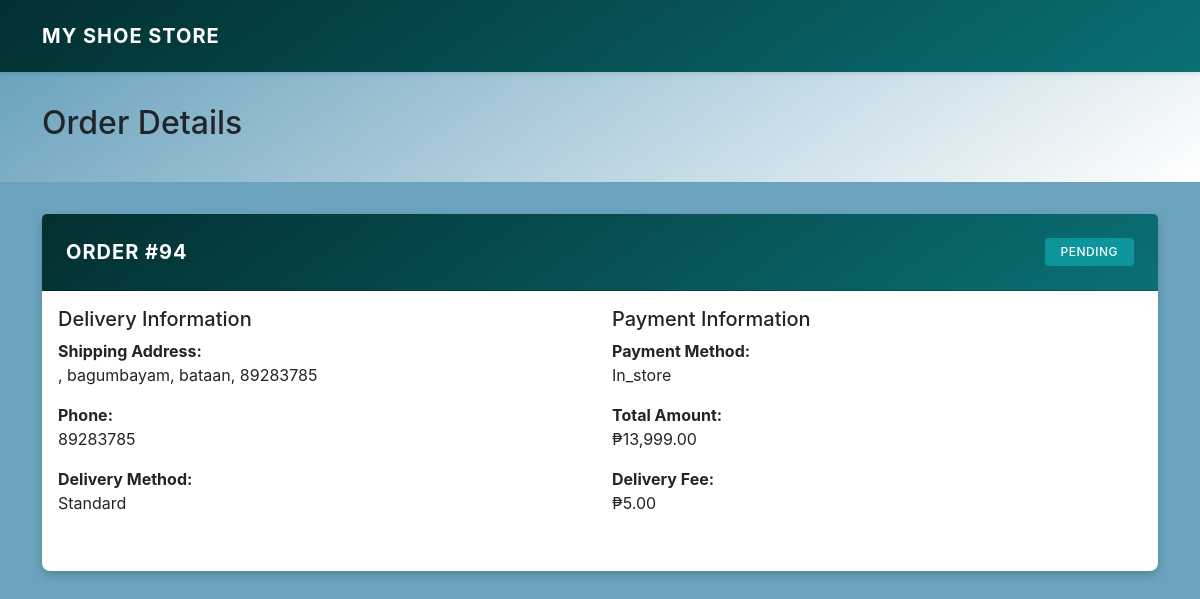
Page /view/view_order_detail.php?id=94 (signed in) on the committed database.
### tables this page shows
CREATE TABLE `order_items` (
  `id` int(11) NOT NULL,
  `order_id` int(11) NOT NULL,
  `shoe_id` int(11) NOT NULL,
  `quantity` int(11) NOT NULL,
  `price` decimal(10,2) NOT NULL,
  `created_at` timestamp NOT NULL DEFAULT current_timestamp()
);

CREATE TABLE `orders` (
  `id` int(11) NOT NULL,
  `user_id` int(11) NOT NULL,
  `address` varchar(255) NOT NULL,
  `phone` varchar(20) NOT NULL,
  `payment_method` varchar(50) NOT NULL,
  `order_status` varchar(50) DEFAULT 'Pending',
  `created_at` timestamp NOT NULL DEFAULT current_timestamp(),
  `shipping_address` varchar(255) DEFAULT NULL,
  `total_amount` decimal(10,2) NOT NULL,
  `delivery_fee` decimal(10,2) DEFAULT 0.00,
  `estimated_delivery` int(11) DEFAULT NULL,
  `delivery_method` varchar(50) DEFAULT 'standard',
  `payment_status` enum('pending','paid','failed') NOT NULL DEFAULT 'pending',
  `payment_date` datetime DEFAULT NULL,
  `queue` enum('processing','packing','shipping') DEFAULT 'processing',
  `payment_method_id` int(11) DEFAULT NULL
);

### view/view_order_detail.php (the view, shortened to what this page needs)
<?php
require_once(__DIR__ . '/../classes/connection.php');
try {
    $stmt = $connection->prepare("
        SELECT o.*,
               oi.quantity, oi.price as item_price,
               s.name as shoe_name, s.image, s.size
        FROM orders o
        JOIN order_items oi ON o.id = oi.order_id
        JOIN shoes s ON oi.shoe_id = s.id
        WHERE o.id = ? AND o.user_id = ?
        LIMIT 1
    ");
    $stmt->execute([$_GET['id'], $_SESSION['user_id']]);
    $order = $stmt->fetch(PDO::FETCH_ASSOC);
} catch (Exception $e) {
    error_log($e->getMessage());
    header("Location: view_orders.php");
    exit();
}
?>
<!DOCTYPE html>
<html lang="en">
<head>
    <link rel="stylesheet" href="../css/bootstrap.css">
    <link rel="stylesheet" href="../css/variables.css">
    <link rel="stylesheet" href="../css/orderdetail.css">
</head>
<body>
    <nav class="navbar navbar-expand-lg navbar-dark">
        <div class="container">
            <a class="navbar-brand" href="view_shoe.php">My Shoe Store</a>
        </div>
    </nav>
    <div class="page-header">
        <div class="container">
            <h2>Order Details</h2>
        </div>
    </div>
    <div class="container">
        <div class="card">
            <div class="card-header d-flex justify-content-between align-items-center">
                <h2 class="mb-0">Order #<?php echo htmlspecialchars($_GET['id']); ?></h2>
                <span class="badge bg-<?php echo $order['order_status'] === 'Pending' ? 'warning' : 'success'; ?>">
                    <?php echo htmlspecialchars($order['order_status']); ?>
                </span>
            </div>
            <div class="card-body">
                <div class="row mb-4">
                    <div class="col-md-6">
                        <h5>Delivery Information</h5>
                        <p><strong>Shipping Address:</strong><br>
                        <?php echo htmlspecialchars($order['shipping_address'] ?? 'Not provided'); ?></p>
                        <p><strong>Phone:</strong><br>
                        <?php echo htmlspecialchars($order['phone'] ?? 'Not provided'); ?></p>
                        <p><strong>Delivery Method:</strong><br>
                        <?php echo ucfirst(htmlspecialchars($order['delivery_method'] ?? 'standard')); ?></p>
                    </div>
                    <div class="col-md-6">
                        <h5>Payment Information</h5>
                        <p><strong>Payment Method:</strong><br>
                        <?php echo ucfirst(htmlspecialchars($order['payment_method'])); ?></p>
                        <p><strong>Total Amount:</strong><br>
                        ₱<?php echo number_format($order['total_amount'], 2); ?></p>
                        <p><strong>Delivery Fee:</strong><br>
                        ₱<?php echo number_format($order['delivery_fee'], 2); ?></p>
                    </div>
                </div>
            </div>
        </div>
    </div>
</body>
</html>

### css/variables.css (style rules this page uses)
:root { --primary-dark: #031716; --primary: #032F30; --secondary: #0A7075; --accent: #0C969C; --light: #6BA3BE; --dark: #274D60; --white: #ffffff; --shadow-sm: 0 2px 4px rgba(3, 23, 22, 0.1); --shadow-md: 0 4px 8px rgba(3, 23, 22, 0.2); --shadow-lg: 0 8px 32px rgba(3, 23, 22, 0.2); --border-radius-sm: 4px; --border-radius-md: 8px; --border-radius-lg: 15px; --transition-speed: 0.3s; --gradient-primary: linear-gradient(145deg, var(--primary), var(--secondary)); --gradient-light: linear-gradient(145deg, var(--light), var(--white)); }

### css/orderdetail.css (style rules this page uses)
body { background-color: var(--light); font-family: -apple-system, BlinkMacSystemFont, 'Segoe UI', Roboto, sans-serif; }
.navbar { background: var(--gradient-primary) !important; padding: 1rem 0; box-shadow: var(--shadow-sm); }
.navbar-brand { color: var(--white) !important; font-weight: 700; text-transform: uppercase; letter-spacing: 1px; }
.page-header { background: var(--gradient-light); padding: 2rem 0; margin-bottom: 2rem; }
.card { border-radius: var(--border-radius-md); border: none; box-shadow: var(--shadow-md); margin-bottom: 2rem; }
.card-header { background: var(--gradient-primary); color: var(--white); padding: 1.5rem; border-radius: var(--border-radius-md) var(--border-radius-md) 0 0; }
.card-header h2 { font-size: 1.25rem; font-weight: 700; text-transform: uppercase; letter-spacing: 1px; margin: 0; }
.badge { padding: 0.5rem 1rem; font-size: 0.75rem; font-weight: 500; text-transform: uppercase; letter-spacing: 0.5px; border-radius: var(--border-radius-sm); }
.badge.bg-warning { background-color: var(--accent) !important; color: var(--white); }

### rows in the picture
order_items: order.order_status "PENDING", order.shipping_address ", bagumbayam, bataan, 89283785", order.phone "89283785", order.delivery_method "Standard", order.payment_method "In_store", order.total_amount "13,999.00", order.delivery_fee "5.00"

### other values in the picture
$_GET['id'] "94"
